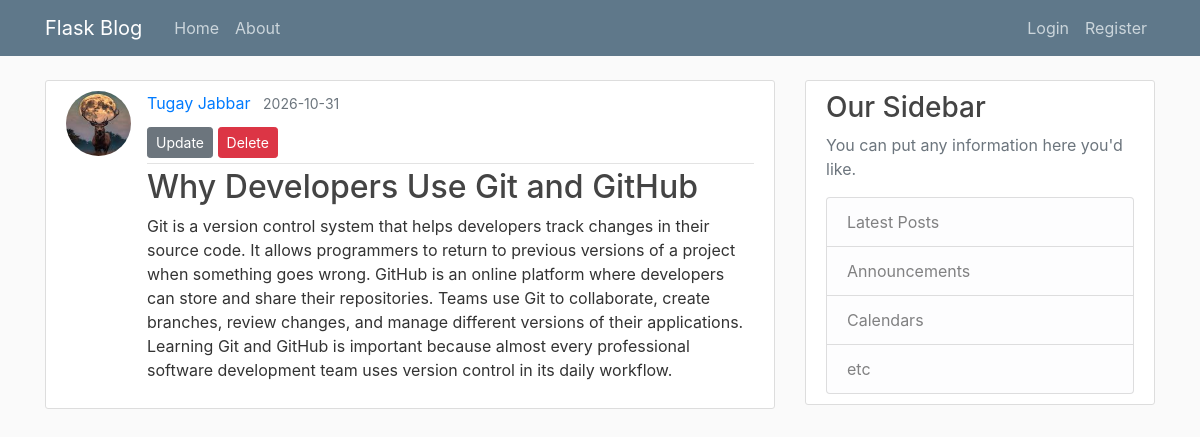
The app's page /post/19 with its own data.
### flaskblog/models.py (models this page shows, shortened)
class User(db.Model, UserMixin):
    id = db.Column(db.Integer, primary_key=True)
    username = db.Column(db.String(20), unique=True, nullable=False)
    email = db.Column(db.String(120), unique=True, nullable=False)
    image_file = db.Column(db.String(20), nullable=False, default='default.jpg')
    password = db.Column(db.String(60), nullable=False)
    posts = db.relationship("Post", backref='author', lazy=True)

class Post(db.Model):
    id = db.Column(db.Integer, primary_key=True)
    title = db.Column(db.String(100), nullable=False)
    date_posted = db.Column(db.DateTime, nullable=False, default=datetime.utcnow)
    content = db.Column(db.Text, nullable=False)
    user_id = db.Column(db.Integer, db.ForeignKey('user.id'), nullable=False)

### flaskblog/routes.py (the view)
@app.route("/post/<int:post_id>")
def post(post_id):
    post = Post.query.get_or_404(post_id)
    return render_template('post.html', title=post.title, post=post)

### flaskblog/templates/post.html (shortened to what this page needs)
{% extends "layout.html" %}
{% block content %}
<article class="media content-section">
    <img class="rounded-circle article-img"
         src="{{ url_for('static', filename='profile_pics/' + post.author.image_file) }}">
    <div class="media-body">
        <div class="article-metadata">
            <a class="mr-2" href="#">
                {{ post.author.username }}
            </a>
            <small class="text-muted">
                {{ post.date_posted.strftime('%Y-%m-%d') }}
            </small>
            <div class="mt-2">
                <a class="btn btn-secondary btn-sm mt-1 mb-1"
                   href="{{ url_for('update_post', post_id=post.id) }}">
                    Update
                </a>
                <button type="button"
                        class="btn btn-danger btn-sm mt-1 mb-1"
                        data-toggle="modal"
                        data-target="#deleteModal">
                    Delete
                </button>
            </div>
        </div>
        <h2 class="article-title">{{ post.title }}</h2>
        <p class="article-content">{{ post.content }}</p>
    </div>
</article>
{% endblock content %}

### flaskblog/static/main.css (style rules this page uses)
body { background: #fafafa; color: #333333; margin-top: 5rem; }
h1, h2, h3, h4, h5, h6 { color: #444444; }
.content-section { background: #ffffff; padding: 10px 20px; border: 1px solid #dddddd; border-radius: 3px; margin-bottom: 20px; }
.article-title { color: #444444; }
.article-content { white-space: pre-line; }
.article-img { height: 65px; width: 65px; margin-right: 16px; }
.article-metadata { padding-bottom: 1px; margin-bottom: 4px; border-bottom: 1px solid #e3e3e3 }

### records on screen
User: image_file (picture), author.username "Tugay Jabbar"
Post: date_posted "2026-10-31", title "Why Developers Use Git and GitHub", content "Git is a version control system that helps developers track changes in their source code. It allows programmers to return to previous versions of a project when something goes wrong. GitHub is an online platform where developers can store and share their repositories. Teams use Git to collaborate, create branches, review changes, and manage different versions of their applications. Learning Git and GitHub is important because almost every professional software development team uses version control in its daily workflow."
